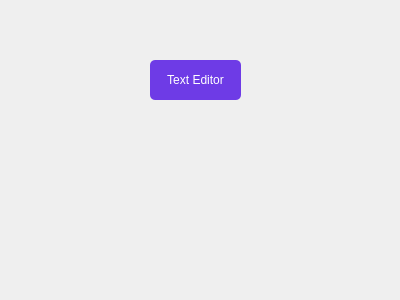
<?xml version="1.0" encoding="UTF-8"?>
<ui version="4.0">
 <class>Dialog</class>
 <widget class="QDialog" name="Dialog">
  <property name="geometry">
   <rect>
    <x>0</x>
    <y>0</y>
    <width>400</width>
    <height>300</height>
   </rect>
  </property>
  <property name="windowTitle">
   <string>Dialog</string>
  </property>
  <widget class="QPushButton" name="open_gedit">
   <property name="geometry">
    <rect>
     <x>150</x>
     <y>60</y>
     <width>91</width>
     <height>40</height>
    </rect>
   </property>
   <property name="cursor">
    <cursorShape>PointingHandCursor</cursorShape>
   </property>
   <property name="styleSheet">
    <string notr="true">background-color:rgb(110,59,230);
color:white;
border-style:outset;
border-width:2px;
border-radius:5px;
border:white;
</string>
   </property>
   <property name="text">
    <string>Text Editor</string>
   </property>
  </widget>
 </widget>
 <resources/>
 <connections/>
</ui>
